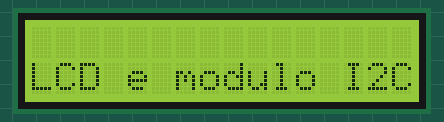
Bench run of a sketch on a simulated Arduino Uno, built with avr-gcc and run on an emulated ATmega328P. On the bench: 16×2 character LCD.

Above: at 0.1 s.
At 1.1 s:
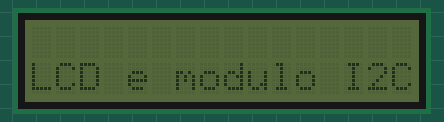

The sketch:

display.ino.ino
```cpp
#include <LiquidCrystal_I2C.h>

// Inicializa o display no endereco 0x27
LiquidCrystal_I2C lcd(0x27,2,1,0,4,5,6,7,3, POSITIVE);

void setup()
{
 lcd.begin (16,2);
}

void loop()
{
  lcd.setBacklight(HIGH);
  lcd.setCursor(0,5);
  lcd.print("Arduino e Cia !!");
  lcd.setCursor(0,6);
  lcd.print("LCD e modulo I2C");
  delay(1000);
  lcd.setBacklight(LOW);
  delay(1000);
}
```

Measured:
- what the display in image 1 shows lasts 1.0 s, from 1.1 s to 2.1 s
